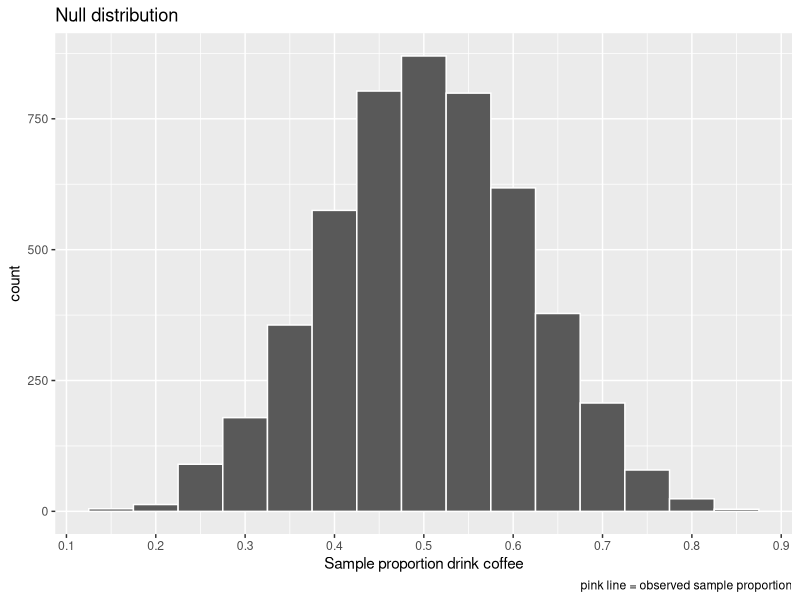

Reproduce this figure in R.
## ---- chunk 1
library(tidyverse)
## ---- chunk 2
x <- c(rep(1, 7), rep(0, 13)) 
n <- length(x) 
p_hat <- mean(x)
## ---- chunk 3
set.seed(2) 
B <- 5000 
n <- length(x)
null_props <- rep(NA, B) 
for(b in 1:B){
  null_samp <- sample(x = c("pink", "purple"), 
                      size = n,
                      replace = T, 
                      prob = c(0.5, 0.5))
  null_props[b] <- sum(null_samp == "pink")/n
}
## ---- chunk 4
null_dist <- data.frame(p_null = null_props) |>
  ggplot(aes(x = p_null)) +
  geom_histogram(binwidth = 0.05,col = "white")+
  scale_x_continuous(breaks = seq(0,1,0.1)) +
  labs(x = "Sample proportion drink coffee", title = "Null distribution",
       caption = "pink line = observed sample proportion") 
null_dist 

